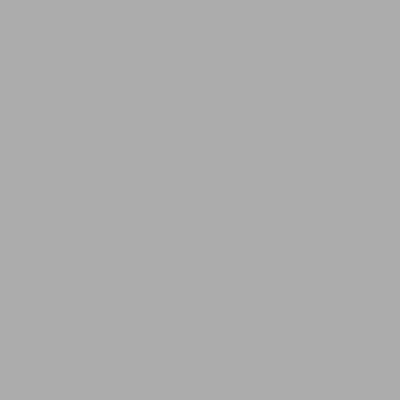
Frame 1 (no input)
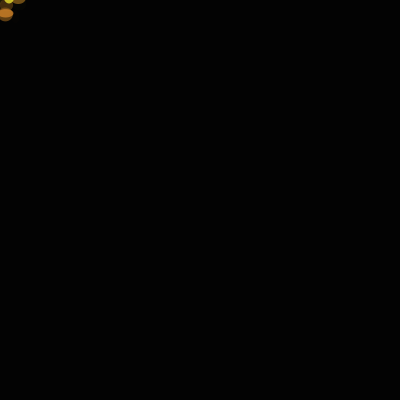
Frame 60 (the mouse pressed at the canvas centre just before this capture)
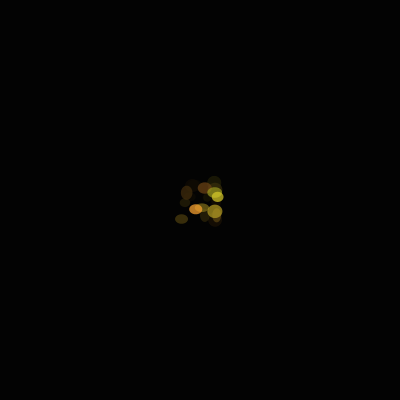
Frame 120 (the mouse held since frame 60 and released just before this capture)

The Processing sketch that drew these frames (run headless with seeded random() and noise(); from frame 60 on, the mouse is pressed at the canvas centre):

// Processing sketch: sketch_251007c
// ── sketch_251007c.pde
void setup() {
  size(400, 400);
  noStroke();
}

void draw(){
  fill(0,40);
  rect(0,0,width,height);
  
  fill(255, random(150, 255), 50, 180);
  ellipse(mouseX + random(-20, 20), mouseY + random(-20, 20), random(8, 16), random(8, 16));
}
